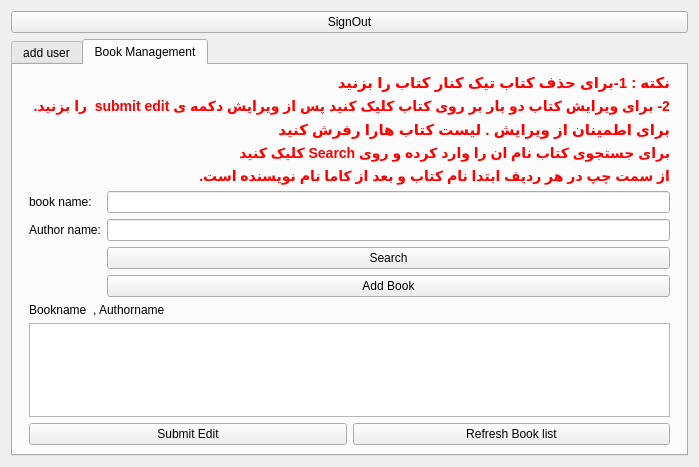
<?xml version="1.0" encoding="UTF-8"?>
<ui version="4.0">
 <class>AdminPanel</class>
 <widget class="QWidget" name="AdminPanel">
  <property name="geometry">
   <rect>
    <x>0</x>
    <y>0</y>
    <width>699</width>
    <height>467</height>
   </rect>
  </property>
  <property name="windowTitle">
   <string>Form</string>
  </property>
  <layout class="QGridLayout" name="gridLayout_3">
   <item row="3" column="0">
    <spacer name="verticalSpacer">
     <property name="orientation">
      <enum>Qt::Vertical</enum>
     </property>
     <property name="sizeHint" stdset="0">
      <size>
       <width>20</width>
       <height>40</height>
      </size>
     </property>
    </spacer>
   </item>
   <item row="0" column="0">
    <widget class="QPushButton" name="pushButton_SignOut">
     <property name="text">
      <string>SignOut</string>
     </property>
    </widget>
   </item>
   <item row="1" column="0">
    <widget class="QTabWidget" name="tabWidget">
     <property name="currentIndex">
      <number>1</number>
     </property>
     <widget class="QWidget" name="tab">
      <attribute name="title">
       <string>add user</string>
      </attribute>
      <layout class="QGridLayout" name="gridLayout">
       <item row="0" column="2">
        <spacer name="verticalSpacer_2">
         <property name="orientation">
          <enum>Qt::Vertical</enum>
         </property>
         <property name="sizeHint" stdset="0">
          <size>
           <width>20</width>
           <height>40</height>
          </size>
         </property>
        </spacer>
       </item>
       <item row="1" column="0">
        <spacer name="horizontalSpacer">
         <property name="orientation">
          <enum>Qt::Horizontal</enum>
         </property>
         <property name="sizeHint" stdset="0">
          <size>
           <width>40</width>
           <height>20</height>
          </size>
         </property>
        </spacer>
       </item>
       <item row="1" column="1" rowspan="2" colspan="2">
        <layout class="QVBoxLayout" name="verticalLayout_3">
         <item>
          <layout class="QFormLayout" name="formLayout">
           <item row="3" column="0">
            <widget class="QLabel" name="label">
             <property name="text">
              <string>username:</string>
             </property>
            </widget>
           </item>
           <item row="3" column="1">
            <widget class="QLineEdit" name="lineEdit_addUser"/>
           </item>
           <item row="4" column="0">
            <widget class="QLabel" name="label_3">
             <property name="text">
              <string>password:</string>
             </property>
            </widget>
           </item>
           <item row="4" column="1">
            <widget class="QLineEdit" name="lineEdit_addPass">
             <property name="echoMode">
              <enum>QLineEdit::Password</enum>
             </property>
            </widget>
           </item>
           <item row="6" column="1">
            <widget class="QPushButton" name="pushButton_addUser">
             <property name="text">
              <string>Add User</string>
             </property>
            </widget>
           </item>
           <item row="5" column="1">
            <widget class="QComboBox" name="comboBox_addUser">
             <item>
              <property name="text">
               <string>user</string>
              </property>
             </item>
             <item>
              <property name="text">
               <string>admin</string>
              </property>
             </item>
            </widget>
           </item>
           <item row="5" column="0">
            <widget class="QLabel" name="label_6">
             <property name="text">
              <string>power :</string>
             </property>
            </widget>
           </item>
           <item row="0" column="1">
            <widget class="QLabel" name="label_10">
             <property name="styleSheet">
              <string notr="true">color:red;
font-size:15px;</string>
             </property>
             <property name="text">
              <string>برای حذف کاربر تیک کنارش را بزنید</string>
             </property>
            </widget>
           </item>
           <item row="1" column="1">
            <widget class="QLabel" name="label_11">
             <property name="styleSheet">
              <string notr="true">color:red;
font-size:15px;</string>
             </property>
             <property name="text">
              <string>دقت کنید بعد از ویرایش کاربر حتما دکمه submit edit را بزنید</string>
             </property>
            </widget>
           </item>
           <item row="2" column="0" colspan="2">
            <widget class="QLabel" name="label_12">
             <property name="styleSheet">
              <string notr="true">color:red;
font-size:15px;</string>
             </property>
             <property name="text">
              <string>از سمت چپ در هر ردیف ابتدا نام کاربری و بعد از کاما رمز عبور است.</string>
             </property>
            </widget>
           </item>
          </layout>
         </item>
         <item>
          <layout class="QVBoxLayout" name="verticalLayout">
           <item>
            <widget class="QListWidget" name="listWidget_users"/>
           </item>
           <item>
            <layout class="QHBoxLayout" name="horizontalLayout_3">
             <item>
              <widget class="QPushButton" name="pushButton_submitUserEdit">
               <property name="text">
                <string>Submit Edit</string>
               </property>
              </widget>
             </item>
             <item>
              <widget class="QPushButton" name="pushButton_refreshUserList">
               <property name="text">
                <string>Refres User list</string>
               </property>
              </widget>
             </item>
            </layout>
           </item>
          </layout>
         </item>
        </layout>
       </item>
       <item row="1" column="3">
        <spacer name="horizontalSpacer_2">
         <property name="orientation">
          <enum>Qt::Horizontal</enum>
         </property>
         <property name="sizeHint" stdset="0">
          <size>
           <width>40</width>
           <height>20</height>
          </size>
         </property>
        </spacer>
       </item>
      </layout>
     </widget>
     <widget class="QWidget" name="tab_2">
      <attribute name="title">
       <string>Book Management</string>
      </attribute>
      <layout class="QGridLayout" name="gridLayout_2">
       <item row="0" column="1">
        <spacer name="verticalSpacer_4">
         <property name="orientation">
          <enum>Qt::Vertical</enum>
         </property>
         <property name="sizeHint" stdset="0">
          <size>
           <width>20</width>
           <height>40</height>
          </size>
         </property>
        </spacer>
       </item>
       <item row="2" column="0">
        <spacer name="horizontalSpacer_5">
         <property name="orientation">
          <enum>Qt::Horizontal</enum>
         </property>
         <property name="sizeHint" stdset="0">
          <size>
           <width>40</width>
           <height>20</height>
          </size>
         </property>
        </spacer>
       </item>
       <item row="1" column="0">
        <spacer name="horizontalSpacer_4">
         <property name="orientation">
          <enum>Qt::Horizontal</enum>
         </property>
         <property name="sizeHint" stdset="0">
          <size>
           <width>40</width>
           <height>20</height>
          </size>
         </property>
        </spacer>
       </item>
       <item row="1" column="1" rowspan="2">
        <layout class="QVBoxLayout" name="verticalLayout_2">
         <item>
          <layout class="QFormLayout" name="formLayout_2">
           <item row="0" column="0" colspan="2">
            <widget class="QLabel" name="label_4">
             <property name="styleSheet">
              <string notr="true">color:rgb(255, 0, 0);
font-weight:800;
font-size:15px;</string>
             </property>
             <property name="text">
              <string>نکته : 1-برای حذف کتاب تیک کنار کتاب را بزنید</string>
             </property>
            </widget>
           </item>
           <item row="1" column="0" colspan="2">
            <widget class="QLabel" name="label_5">
             <property name="styleSheet">
              <string notr="true">color:rgb(255, 0, 0);
font-weight:800;
font-size:14px;</string>
             </property>
             <property name="text">
              <string>2- برای ویرایش کتاب دو بار بر روی کتاب کلیک کنید پس از ویرایش دکمه ی submit edit  را بزنید. </string>
             </property>
            </widget>
           </item>
           <item row="5" column="0">
            <widget class="QLabel" name="label_2">
             <property name="text">
              <string>book name:</string>
             </property>
            </widget>
           </item>
           <item row="5" column="1">
            <widget class="QLineEdit" name="lineEdit_bookName"/>
           </item>
           <item row="8" column="1">
            <widget class="QPushButton" name="pushButton_addBook">
             <property name="text">
              <string>Add Book</string>
             </property>
            </widget>
           </item>
           <item row="6" column="1">
            <widget class="QLineEdit" name="lineEdit_authorName"/>
           </item>
           <item row="6" column="0">
            <widget class="QLabel" name="label_7">
             <property name="text">
              <string>Author name:</string>
             </property>
            </widget>
           </item>
           <item row="2" column="1">
            <widget class="QLabel" name="label_8">
             <property name="styleSheet">
              <string notr="true">color:rgb(255, 0, 0);
font-weight:800;
font-size:15px;</string>
             </property>
             <property name="text">
              <string>برای اطمینان از ویرایش . لیست کتاب هارا رفرش کنید</string>
             </property>
            </widget>
           </item>
           <item row="7" column="1">
            <widget class="QPushButton" name="pushButton">
             <property name="text">
              <string>Search</string>
             </property>
            </widget>
           </item>
           <item row="3" column="1">
            <widget class="QLabel" name="label_13">
             <property name="styleSheet">
              <string notr="true">color:rgb(255, 0, 0);
font-weight:800;
font-size:14px;</string>
             </property>
             <property name="text">
              <string>برای جستجوی کتاب نام ان را وارد کرده و روی Search کلیک کنید</string>
             </property>
            </widget>
           </item>
           <item row="4" column="1">
            <widget class="QLabel" name="label_14">
             <property name="styleSheet">
              <string notr="true">color:rgb(255, 0, 0);
font-weight:800;
font-size:14px;</string>
             </property>
             <property name="text">
              <string>از سمت چپ در هر ردیف ابتدا نام کتاب و بعد از کاما نام نویسنده است.</string>
             </property>
            </widget>
           </item>
          </layout>
         </item>
         <item>
          <layout class="QHBoxLayout" name="horizontalLayout">
           <item>
            <widget class="QLabel" name="label_9">
             <property name="text">
              <string>Bookname  , Authorname</string>
             </property>
            </widget>
           </item>
          </layout>
         </item>
         <item>
          <widget class="QListWidget" name="listWidget_books"/>
         </item>
         <item>
          <layout class="QHBoxLayout" name="horizontalLayout_2">
           <item>
            <widget class="QPushButton" name="pushButton_submitEdit">
             <property name="text">
              <string>Submit Edit</string>
             </property>
            </widget>
           </item>
           <item>
            <widget class="QPushButton" name="pushButton_refreshBookList">
             <property name="text">
              <string>Refresh Book list</string>
             </property>
            </widget>
           </item>
          </layout>
         </item>
        </layout>
       </item>
       <item row="1" column="3">
        <spacer name="horizontalSpacer_3">
         <property name="orientation">
          <enum>Qt::Horizontal</enum>
         </property>
         <property name="sizeHint" stdset="0">
          <size>
           <width>40</width>
           <height>20</height>
          </size>
         </property>
        </spacer>
       </item>
       <item row="4" column="1">
        <spacer name="verticalSpacer_3">
         <property name="orientation">
          <enum>Qt::Vertical</enum>
         </property>
         <property name="sizeHint" stdset="0">
          <size>
           <width>20</width>
           <height>40</height>
          </size>
         </property>
        </spacer>
       </item>
      </layout>
     </widget>
    </widget>
   </item>
   <item row="2" column="0">
    <spacer name="verticalSpacer_5">
     <property name="orientation">
      <enum>Qt::Vertical</enum>
     </property>
     <property name="sizeHint" stdset="0">
      <size>
       <width>20</width>
       <height>40</height>
      </size>
     </property>
    </spacer>
   </item>
  </layout>
 </widget>
 <resources/>
 <connections/>
</ui>
